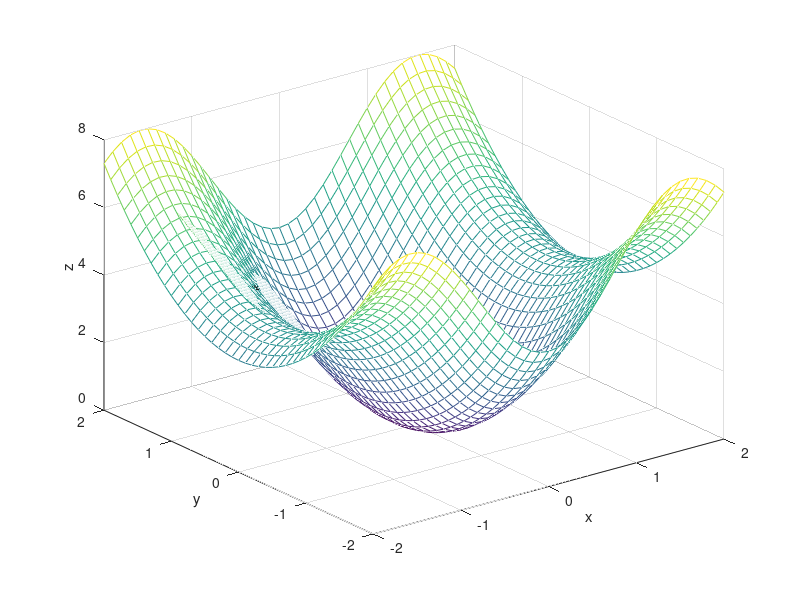
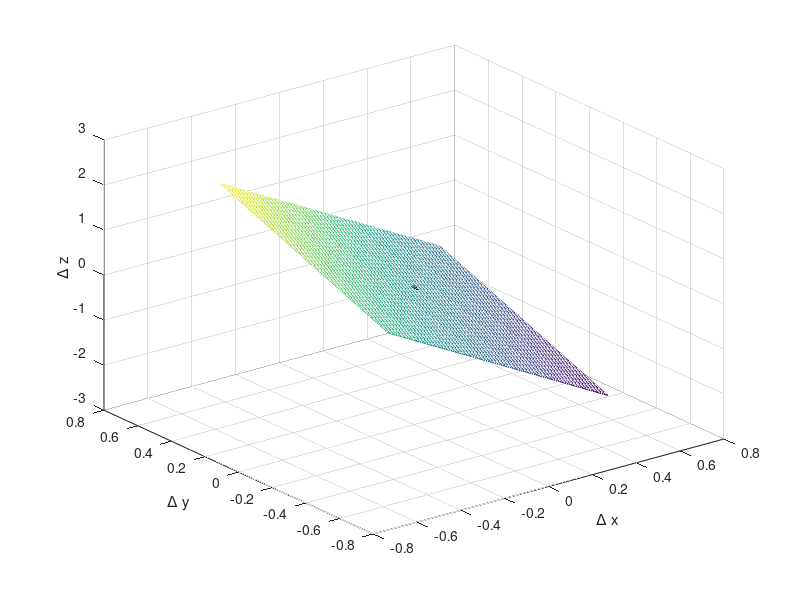

Write MATLAB code to recreate these figures, in order.
% Visualisierung einer Linearisierung einer Funktion welche abhängi ist von
% zwei Parametern(Eingangsgrössen)

x=-2:0.1:2;
y=-2:0.1:2;

z=zeros(length(x), length(y));
;


for i=1:length(y)
    for j=1:length(x)
        z(i,j)=4*sin(x(j))^2+y(i)^2;
    end;
end;

%Visualisierung der Funktion z(x,y)
figure(1);
mesh(x,y,z);
xlabel('x'); ylabel('y'); zlabel('z');

%Festlegung des Arbeitspunktes
x0=-1.2;
y0=0.8;
z0=4*sin(x0)^2+y0^2;

figure(1);
hold on;
plot3(x0,y0,z0,'k*');


% Linearisierung
dx=-0.5:0.01:0.5;
dy=-0.5:0.01:0.5;

for i=1:length(dy)
    for j=1:length(dx)
        dz(i,j)=8*sin(x0)*cos(x0)*dx(j)+2*y0*dy(i);
    end;
end;

% Visualisierung der Funktion dz
figure(2);
mesh(dx,dy,dz);
xlabel('\Delta x'); ylabel('\Delta y'); zlabel('\Delta z');
hold on;
plot3(0,0,0,'k*');


figure(1);
hold on;
mesh(x0+dx,y0+dy,z0+dz);





